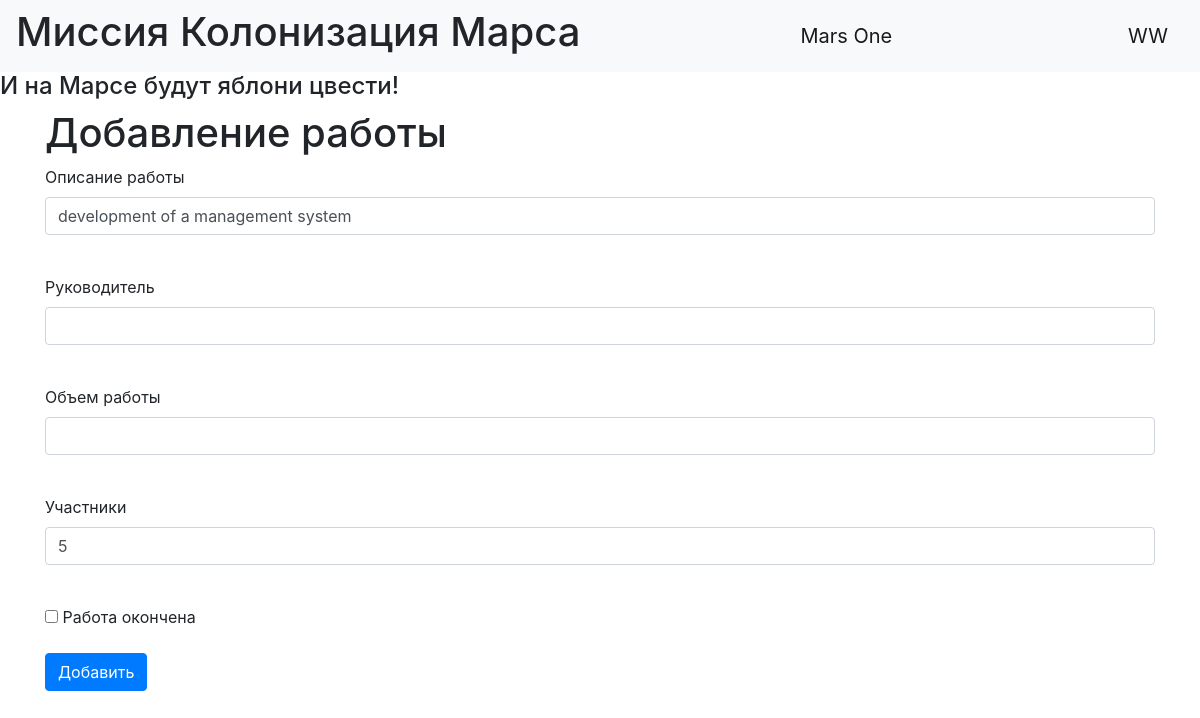
/jobs/3 (signed in), run on the app's committed database.
### data/users.py (models this page shows, shortened)
class User(SqlAlchemyBase, UserMixin):
    __tablename__ = 'users'
    id = sqlalchemy.Column(sqlalchemy.Integer,
                           primary_key=True, autoincrement=True)
    age = sqlalchemy.Column(sqlalchemy.Integer)
    surname = sqlalchemy.Column(sqlalchemy.String)
    name = sqlalchemy.Column(sqlalchemy.String, nullable=True)
    about = sqlalchemy.Column(sqlalchemy.String, nullable=True)
    email = sqlalchemy.Column(sqlalchemy.String,
                              index=True, unique=True, nullable=True)
    position = sqlalchemy.Column(sqlalchemy.String)
    speciality = sqlalchemy.Column(sqlalchemy.String)
    address = sqlalchemy.Column(sqlalchemy.String)
    hashed_password = sqlalchemy.Column(sqlalchemy.String, nullable=True)
    created_date = sqlalchemy.Column(sqlalchemy.DateTime,
                                     default=datetime.datetime.now)
    jobs = orm.relationship("Jobs", back_populates='user')

### data/jobs.py (models this page shows)
class Jobs(SqlAlchemyBase):
    __tablename__ = 'jobs'
    id = sqlalchemy.Column(sqlalchemy.Integer, primary_key=True, autoincrement=True)
    job = sqlalchemy.Column(sqlalchemy.String, nullable=True)
    work_size = sqlalchemy.Column(sqlalchemy.Integer, nullable=True, default=0)
    collaborators = sqlalchemy.Column(sqlalchemy.String, nullable=True)
    start_date = sqlalchemy.Column(sqlalchemy.DateTime, default=datetime.datetime.now)
    end_date = sqlalchemy.Column(sqlalchemy.DateTime, default=datetime.datetime.now)
    is_finished = sqlalchemy.Column(sqlalchemy.Boolean, default=True)
    team_leader = sqlalchemy.Column(sqlalchemy.Integer, sqlalchemy.ForeignKey("users.id"))
    user = orm.relationship('User')

### index.py (the view, shortened to what this page needs)
@app.route('/jobs/<int:id>', methods=['GET', 'POST'])
@login_required
def edit_news(id):
    form = RegisterJobForm()
    if request.method == "GET":
        db_sess = db_session.create_session()
        jobs = db_sess.query(Jobs).filter(Jobs.id == id, ((Jobs.user == current_user) |  (current_user.id == 1))).first()
        if jobs:
            form.job.data = jobs.job
            form.collaborators.data = jobs.collaborators
            form.is_finished.data = jobs.is_finished
        else:
            abort(404)
    return render_template('job.html', title='Редактирование работы', form=form)

### form/job.py
class RegisterJobForm(FlaskForm):
    job = StringField('Описание работы', validators=[DataRequired()])
    team_leader = IntegerField('Руководитель', validators=[DataRequired()])
    collaborators = StringField('Участники', validators=[DataRequired()])
    work_size = IntegerField('Объем работы', validators=[DataRequired()])
    is_finished = BooleanField('Pабота окончена', validators=[DataRequired()])
    submit = SubmitField('Добавить')

### data/db_session.py (called while the page is built)
def create_session() -> Session:
    global __factory
    return __factory()

### index.py (called while the page is built)
@login_manager.user_loader
def load_user(user_id):
    db_sess = db_session.create_session()
    return db_sess.query(User).get(user_id)

### templates/job.html (shortened to what this page needs)
{% extends "base.html" %}
{% block content %}
<h1>Добавление работы</h1>
<form action="" method="post">
    <p>
        {{ form.job.label }}<br>
        {{ form.job(class="form-control")}}<br>
    </p>
    <p>
        {{ form.team_leader.label }}<br>
        {{ form.team_leader(class="form-control") }}<br>
    </p>
    <p>
        {{ form.work_size.label }}<br>
        {{ form.work_size(class="form-control") }}<br>
    </p>
    <p>
        {{ form.collaborators.label }}<br>
        {{ form.collaborators(class="form-control") }}<br>
    </p>
    <p>{{ form.is_finished() }} {{ form.is_finished.label }}</p>
    <p>{{ form.submit(type="submit", class="btn btn-primary") }}</p>
</form>
{% endblock %}

### templates/base.html (shortened to what this page needs)
<!DOCTYPE html>
<html lang="en">
<head>
    <link rel="stylesheet" href="https://stackpath.bootstrapcdn.com/bootstrap/4.4.1/css/bootstrap.min.css">
    <link rel="stylesheet" type="text/css" href="../static/css/style.css" />
</head>
  <body>
    <header>
      <nav class="navbar navbar-light bg-light">
          <h1>Миссия Колонизация Марса</h1>
        <a class="navbar-brand" href="#">Mars One</a>
          {% if current_user.is_authenticated %}
            <a class="navbar-brand" href="/logout">{{ current_user.name }}</a>
          {% else %}
    <p>
        <a class="btn btn-primary " href="/register">Зарегистрироваться</a>
        <a class="btn btn-success" href="/login">Войти</a>
    </p>
{% endif %}
      </nav>
        <h4>И на Марсе будут яблони цвести!</h4>
    </header>
    <main role="main" class="container">
        {% block content %}{% endblock %}
    </main>
  </body>
</html>

### data on the page
User: name "WW"
Jobs: job "development of a management system", collaborators "5"
